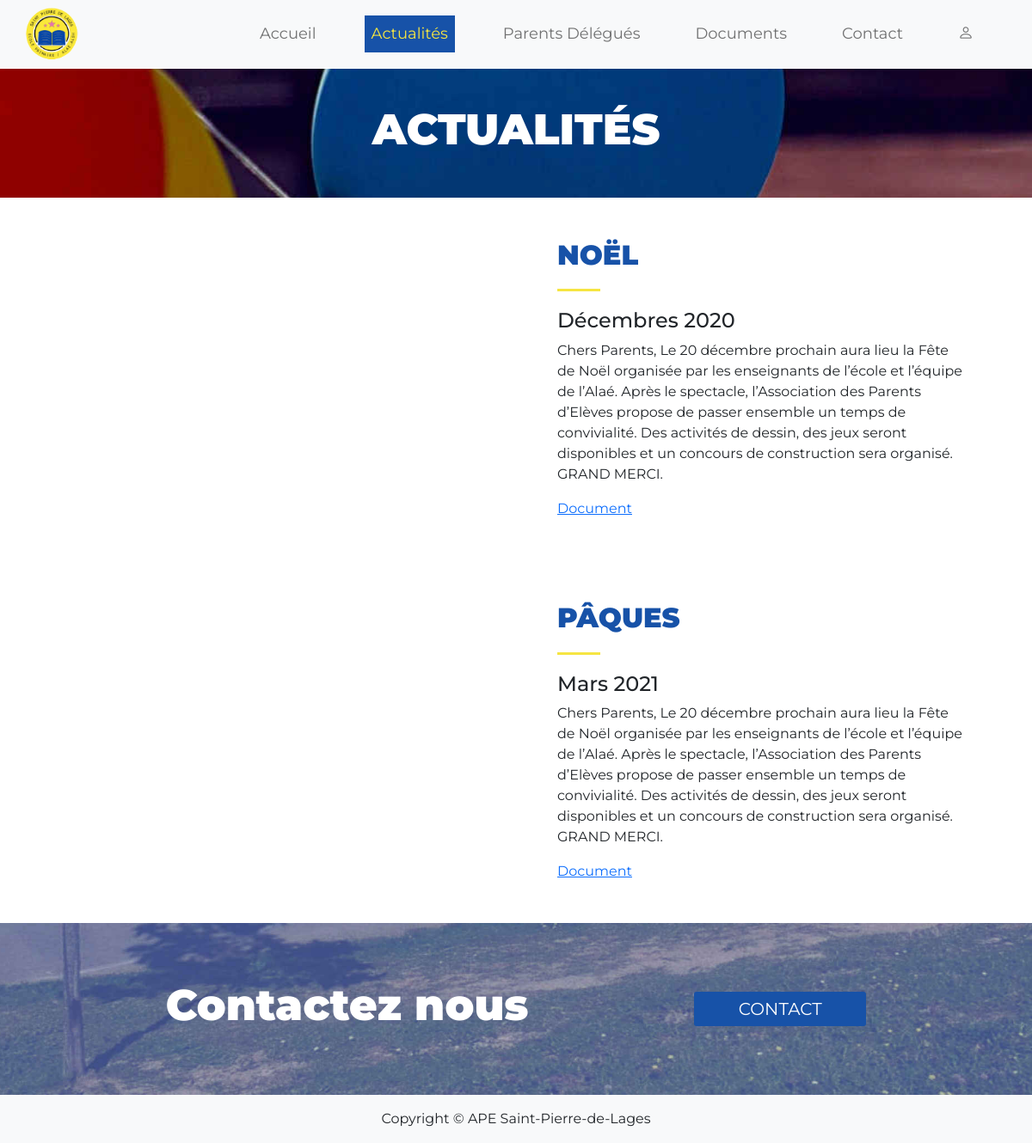
Page /actualites.php on the committed database.
### tables this page shows
CREATE TABLE `evenement` (
  `id` int(11) NOT NULL,
  `nom` varchar(100) NOT NULL,
  `date` varchar(110) NOT NULL,
  `description` text NOT NULL,
  `fichier` varchar(100) NOT NULL,
  `image` varchar(250) NOT NULL
);

### actualites.php (the view, shortened to what this page needs)
<?php
    $db = Database::connect();
?>
<!DOCTYPE html>
<html lang="fr">
<?php
          require_once 'head.php';
        ?>
  <body>
  <?php
          require_once 'header.php';
        ?>
    <main>
        <section class="baniere-actualites d-flex justify-content-center">
            <h1 class="align-self-center ">Actualités</h1>
        </section>
        <section class="events">
            <div class="container">
                <div class="row event">
                  <?php
                            $statement = $db->query('SELECT * FROM evenement ORDER BY id DESC', PDO::FETCH_ASSOC);
                            foreach($statement as $row) : ?>
                              <div class="col-lg-6 col-md-12 p-5">
                                </div>
                                <div class="col p-5">
                                    <h2 ><?php echo $row['nom']?></h2>
                                    <hr>
                                    <h4><?php echo $row['date'] ?></h4>
                                    <p><?php echo $row['description'] ?></p>
                                    <a href="./doc/<?php echo $row['fichier'] ?>"> Document </a>
                                </div>
                                <?php
                              endforeach;
                              ?>
                    </div>
                </div>
        </section>
        <section class="contact d-flex justify-content-sm-evenly align-items-center text-white">
            <h3>Contactez nous</h3>
            <a href="mailto:sandrinekencker@hotmail.com" >Contact</a>
        </section>
    </main>
    <?php
                  require_once 'footer.php';
                ?>

### head.php (shortened to what this page needs)
<head>
    <link
      href="https://cdn.jsdelivr.net/npm/bootstrap@5.0.1/dist/css/bootstrap.min.css"
      rel="stylesheet"
    />
    <link
      rel="stylesheet"
      href="https://cdn.jsdelivr.net/npm/bootstrap-icons@1.5.0/font/bootstrap-icons.css"
    />
    <link rel="stylesheet" href="style.css" />
  </head>

### header.php (shortened to what this page needs)
<header class="">
                <nav class="navbar navbar-expand-lg navbar-light bg-light fixed-top ">
                    <div class="container-fluid">
                        <a href="#">
                          <img class="img img-fluid w-75 ps-3" src="./images/logo.png" alt="logo">
                        </a>
                        <div class="collapse navbar-collapse lg-d-flex bg-light justify-content-end " id="navbarSupportedContent">
                              <div >
                                <ul class="navbar-nav me-auto mb-2 mb-lg-0  ">
                                    <li class="nav-item me-5">
                                      <a id="index" class="nav-link " aria-current="page" href="index.php"> Accueil</a>
                                    </li>
                                    <li class="nav-item me-5">
                                      <a id="actu" class="nav-link" href="actualites.php">Actualités</a>
                                    </li>
                                    <li class="nav-item me-5">
                                      <a id="parent" class="nav-link" href="parents.php">Parents Délégués</a>
                                    </li>
                                    <li class="nav-item me-5">
                                      <a id="doc"class="nav-link" href="doc.php">Documents</a>
                                    </li>
                                    <li class="nav-item me-5">
                                      <a id="contact"class="nav-link" href="contact.php">Contact</a>
                                    </li>
                                    <li class="nav-item me-5">
                                      <a class="nav-link " aria-current="page" href="./admin/connect.php"> <i class="bi bi-person"></i></a>
                                    </li>
                                </ul>
                              </div>
                        </div>
                    </div>
                  </nav>
            </header>

### footer.php (shortened to what this page needs)
<footer class="container-fluid d-flex justify-content-evenly pt-3 bg-light ">
    <p>Copyright © APE Saint-Pierre-de-Lages</p>
</footer>
</body>
</html>

### style.css (style rules this page uses)
* { margin: 0; padding: 0; box-sizing: border-box; font-family: "Montserrat", sans-serif; }
:root { --bleu: #1752a8; --jaune: #f6e542; }
.nav-link { font-size: 18px; }
nav .active { background: var(--bleu); color: var(--jaune) !important; }
.baniere, .lien-info, .contact { background-image: url("./images/ecole.JPG"); background-repeat: no-repeat; background-size: cover; background-attachment: fixed; background-position: center; width: 100%; }
.baniere a, .cards a, .contact a, .content a { text-decoration: none; text-transform: uppercase; color: white ; background: var(--bleu); font-size: 20px; padding : 5px; border-radius: 3px; }
img { margin: auto; }
hr { background-color: white; width: 50px; margin: auto; padding-bottom: 3px; opacity: 1; }
.contact { height: 200px; }
.contact h3 { font-size: 50px; font-weight: 900; }
.contact a { width: 200px; text-align: center; }
.baniere-actualites, .baniere-parents, .baniere-doc, .baniere-contact { background-repeat: no-repeat; background-size: cover; background-attachment: fixed; background-position: center; width: 100%; height: 150px; margin-top: 80px; }
.baniere-actualites { background-image: url("./images/ballons.jpg"); }
.baniere-actualites h1, .baniere-parents h1, .baniere-doc h1, .baniere-contact h1 { font-size: 50px; color: white; text-transform: uppercase; font-weight: 900; animation: slide-in-left 1s cubic-bezier(0.250, 0.460, 0.450, 0.940) both; }
.event { animation: slide-in-bottom 2s cubic-bezier(0.250, 0.460, 0.450, 0.940) both; }
.event h2 { color: var(--bleu); font-weight: 900; text-transform: uppercase; }
.event hr { background-color: #f6e542; margin: 20px 0px; }

### rows in the picture
evenement: nom "NOËL", date "Décembres 2020", description "Chers Parents, Le 20 décembre prochain aura lieu la Fête de Noël organisée par les enseignants de l’école et l’équipe de l’Alaé. Après le spectacle, l’Association des Parents d’Elèves propose de passer ensemble un temps de convivialité. Des activités de dessin, des jeux seront disponibles et un concours de construction sera organisé. GRAND MERCI."
evenement: nom "PÂQUES", date "Mars 2021", description "Chers Parents, Le 20 décembre prochain aura lieu la Fête de Noël organisée par les enseignants de l’école et l’équipe de l’Alaé. Après le spectacle, l’Association des Parents d’Elèves propose de passer ensemble un temps de convivialité. Des activités de dessin, des jeux seront disponibles et un concours de construction sera organisé. GRAND MERCI."
